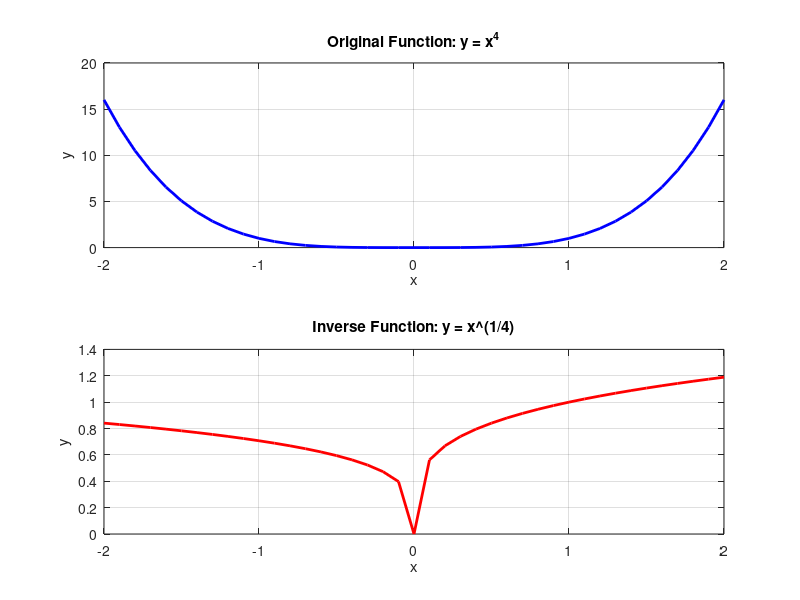

This figure's MATLAB source: (Note: this script raises an error after producing the figure.)
x = -2:0.1:2; % x values from -2 to 2 with a step of 0.1 seconds
y = x.^4;
y_inv = x.^(1/4);
figure;  % Create the plot


% Create subplots
subplot(2, 1, 1);
plot(x, y, 'b', 'LineWidth', 2);
xlabel('x');
ylabel('y');
title('Original Function: y = x^4');
grid on;

subplot(2, 1, 2);
plot(x, y_inv, 'r', 'LineWidth', 2);
xlabel('x');
ylabel('y');
title('Inverse Function: y = x\^(1/4)');
grid on;

% Adjust layout
sgtitle('Plots of Function and Its Inverse');